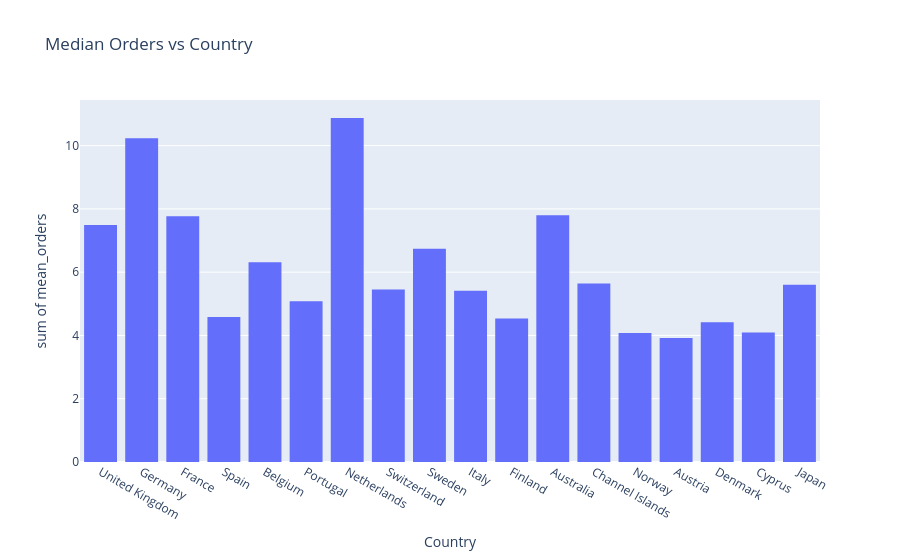

The cell this chart's notebook holds for it:
### Code cell
fig = px.histogram(orders_stats[orders_stats['num_customers']>=10], x='Country', y='mean_orders', title='Median Orders vs Country')

fig.show()

### Figure 1 — Plotly figure (JSON) as saved in the notebook; plotly's stock layout.template omitted (floating-point values rounded to 4 significant figures)
{"data": [{"bingroup": "x", "histfunc": "sum", "hovertemplate": "Country=%{x}<br>sum of mean_orders=%{y}<extra></extra>", "legendgroup": "", "marker": {"color": "#636efa", "pattern": {"shape": ""}}, "name": "", "orientation": "v", "showlegend": false, "type": "histogram", "x": ["United Kingdom", "Germany", "France", "Spain", "Belgium", "Portugal", "Netherlands", "Switzerland", "Sweden", "Italy", "Finland", "Australia", "Channel Islands", "Norway", "Austria", "Denmark", "Cyprus", "Japan"], "xaxis": "x", "y": [7.487, 10.23, 7.768, 4.585, 6.31, 5.083, 10.87, 5.455, 6.737, 5.412, 4.533, 7.8, 5.643, 4.077, 3.923, 4.417, 4.091, 5.6], "yaxis": "y"}], "layout": {"barmode": "relative", "legend": {"tracegroupgap": 0}, "title": {"text": "Median Orders vs Country"}, "xaxis": {"anchor": "y", "domain": [0, 1], "title": {"text": "Country"}}, "yaxis": {"anchor": "x", "domain": [0, 1], "title": {"text": "sum of mean_orders"}}}}
